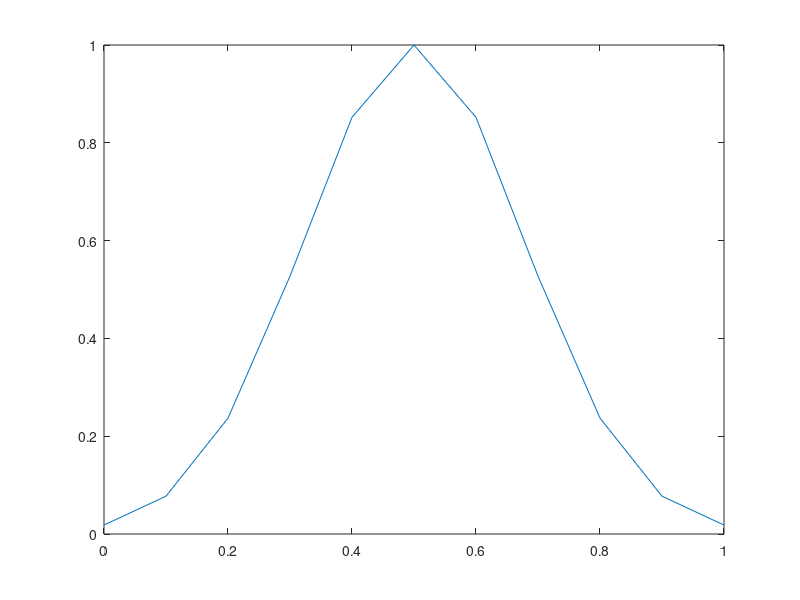

The MATLAB script that drew this image: (Note: this script raises an error after producing the figure.)
N=10;
x = linspace(0, 1, N+1);
dx = x(2) - x(1);
global A B D

A = eye(N-1);
A = A *(-2 / dx^2);
A = A + 1/dx^2 * diag(ones(N-2,1), 1);
A = A + 1/dx^2 * diag(ones(N-2,1), -1);

B=zeros(N-1,1);

D=1/4;

u = exp(-(x-0.5).^2 / .25^2);
plot(x, u);
 
u0=u(2:end-1);
u0=u0';


[t, u] = ode45(@ddt_heat, [0, 1], u0);

plot(u)
